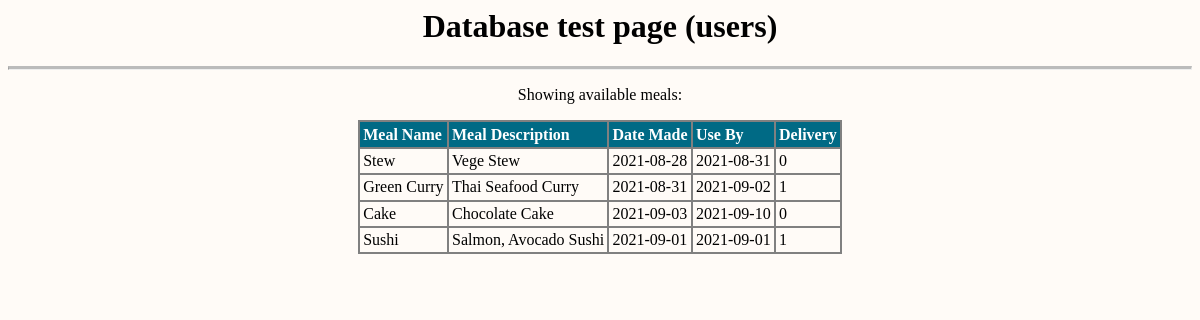
The page / on the database its author committed.
### tables this page shows
create table meals (
    meal_ID int auto_increment,
    meal_name varchar(64),
    meal_description varchar(256),
    meal_made_date DATE,
    meal_perishable boolean default 0,
    meal_perish_date DATE,
    delivery_options boolean default 0,
    restaurant_meal_ID varchar(10),
    PRIMARY KEY (meal_ID)
     
);

### www/index.php (the view, shortened to what this page needs)
<!DOCTYPE HTML PUBLIC "-//IETF//DTD HTML//EN">
<html>
<head>
<link rel="stylesheet" href="style.css">
</head>
<body>
<h1 style="text-align:center">Database test page (users)</h1>
<hr class="solid">
<p style="text-align:center">Showing available meals:</p>
<table class="center" border="1">
<tr><th>Meal Name</th><th>Meal Description</th><th>Date Made</th><th>Use By</th><th>Delivery</th></tr>
<?php
$db_host   = '192.168.2.12';
$db_name   = 'fvision';
$db_user   = 'webuser';
$db_passwd = 'insecure_db_pw';
$pdo_dsn = "mysql:host=$db_host;dbname=$db_name";
$pdo = new PDO($pdo_dsn, $db_user, $db_passwd);
$q_m = $pdo->query("SELECT * FROM meals");
while($row = $q_m->fetch()){
  echo "<tr><td>".$row["meal_name"]."</td><td>".$row["meal_description"]."</td><td>".$row["meal_made_date"]."</td><td>".$row["meal_perish_date"]."</td><td>".$row["delivery_options"]."</td></tr>\n";
}
?>
</table>
</body>
</html>

### www/style.css (style rules this page uses)
body { background-color: #fffbf7; font-family: "Times New Roman", Times, serif; }
th { padding-top: 12px; padding-bottom: 12px; text-align: left; background-color: #006a85; color: white; }
table, th, td { border: 2px solid grey; border-collapse: collapse; }
th, td { padding: 0.2em; }
.center { margin-left: auto; margin-right: auto; }
hr.solid { border-top: 3px solid #bbb; }

### rows shown on the page
meals: meal_name "Stew", meal_description "Vege Stew", meal_made_date "2021-08-28", meal_perish_date "2021-08-31", delivery_options "0"
meals: meal_name "Green Curry", meal_description "Thai Seafood Curry", meal_made_date "2021-08-31", meal_perish_date "2021-09-02", delivery_options "1"
meals: meal_name "Cake", meal_description "Chocolate Cake", meal_made_date "2021-09-03", meal_perish_date "2021-09-10", delivery_options "0"
meals: meal_name "Sushi", meal_description "Salmon, Avocado Sushi", meal_made_date "2021-09-01", meal_perish_date "2021-09-01", delivery_options "1"
